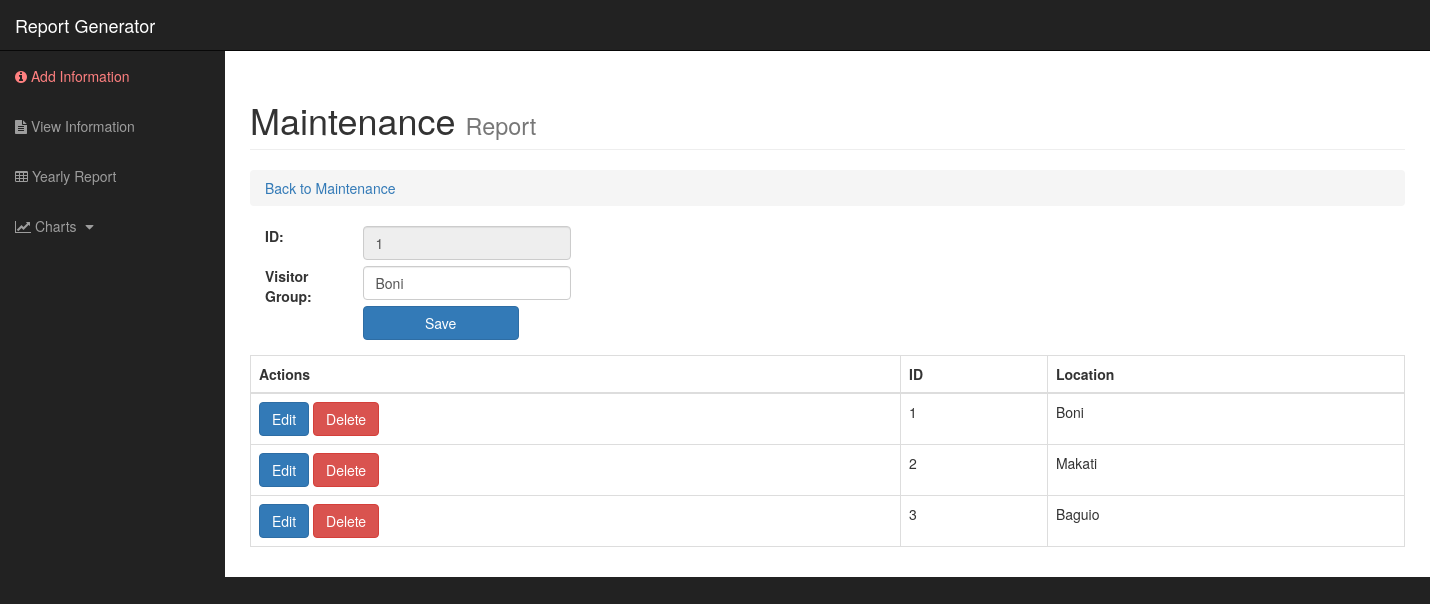
The app's page /user/maintenance/location_update.php?id=1 with its own data.
### tables this page shows
CREATE TABLE `tbllocation` (
  `LocationID` int(20) NOT NULL,
  `LocationName` varchar(50) NOT NULL,
  `LocationCTR` int(20) NOT NULL,
  `LocationIsActive` tinyint(1) NOT NULL
);

### user/maintenance/location_update.php (the view, shortened to what this page needs)
<?php
require_once('../../database/config.php');
?>
<!DOCTYPE html>
<html lang="en">
<head>
	<link href="../../css/bootstrap.min.css" rel="stylesheet">
	<link href="../../css/sb-admin.css" rel="stylesheet">
	<link href="../../font-awesome/css/font-awesome.min.css" rel="stylesheet" type="text/css">
</head>
<body>
	<form method="post">
		<div id="wrapper">
			<nav class="navbar navbar-inverse navbar-fixed-top" role="navigation">
				<div class="navbar-header">
					<a class="navbar-brand" href="../index.php">Report Generator</a>
				</div>
				<div class="collapse navbar-collapse navbar-ex1-collapse">
					<ul class="nav navbar-nav side-nav">
						<li >
							<a style="color:#ff8080!important" href="../index.php"> <i class="fa fa-info-circle" aria-hidden="true"></i> Add Information</a>
						</li>
						<li>
							<a href="../view_info.php"> <i class="fa fa-file-text" aria-hidden="true"></i> View Information </a>
						</li>
						<li>
							<a href="../tables/visit_reports.php"><i class="fa fa-table" aria-hidden="true"></i> Yearly Report</a>
						</li>
						<li>
							<a href="javascript:;" data-toggle="collapse" data-target="#demo"><i class="fa fa-line-chart" aria-hidden="true"></i> Charts <i class="fa fa-fw fa-caret-down"></i></a>
						</li>
					</ul>
				</div>
			</nav>
			<div id="page-wrapper">
				<div class="container-fluid">
					<div class="row">
						<div class="col-lg-12">
							<h1 class="page-header">
								Maintenance
								<small>Report</small>
							</h1>
							<ol class="breadcrumb">
								<li class="active">
									<a href="../index.php"> Back to Maintenance </a>
								</li>
							</ol>
						</div>
					</div>
					<?php
					$id = $_GET['id'];
					if(isset($id)){
						$sql = "SELECT * FROM ict_database.tbllocation WHERE LocationID='$id' AND LocationIsActive = 1";
						$query = mysqli_query($conn,$sql);
						$data=mysqli_fetch_array($query);
						?>
						<div class="container form-group" >
							<div class="row">
								<div class="col-xs-1">
									<label>ID: &nbsp;</label>
								</div>
								<div class="col-xs-11">
									<input name ="txtIdLoc" class="form-control" type="text" style="width:20%" value="<?php echo $data['LocationID']?>"  readonly>
								</div>
								<br><br>
								<div class="col-xs-1">
									<label>Visitor Group: &nbsp;</label>
								</div>
								<div class="col-xs-11">
									<input name="txtNameLoc" class="form-control disabled" type="text" style="width:20%" value="<?php echo $data['LocationName']?>">
								</div><br><br>
								<div class="col-xs-11 offset col-xs-.5">
									<input class="btn btn-primary" style="width:15%!important;" name="btnSubmit" id="btnSubmit" value="Save" type="submit">
								</div>
							</div>
						</div>
						<?php
					}
					else{
						echo "<script>location.href='location.php'</script>";
					}
					?>
					<div class="table-responsive">
						<table class="table table-bordered table-hover">
							<thead>
								<tr>
									<th>Actions</th>
									<th>ID</th>
									<th>Location</th>
								</tr>
							</thead>
							<tbody>
								<?php
								$sql = "SELECT * FROM ict_database.tbllocation WHERE LocationIsActive = 1";
								$query = mysqli_query($conn,$sql);
								while($row=mysqli_fetch_array($query)){
									?>
									<tr>
										<td><a href="location_update.php?id=	<?php echo $row['LocationID']?>" class="btn btn-primary"> Edit</a>
											<a name="btnDelete" onclick="return confirm('Delete Data?')" href="location.php?del= <?php echo $row['LocationID']?>" class="btn btn-danger" >Delete</a>
										</td>
										<td><?php echo $row['LocationID']?></td>
										<td><?php echo $row['LocationName']?></td>
									</tr>
									<?php
								}
								?>
							</tbody>
						</table>
					</div>
				</div>
			</div>
		</div>
	</form>
</body>
</html>

### css/sb-admin.css (style rules this page uses)
body { margin-top: 100px; background-color: #222; }
@media (min-width:768px) { body { margin-top: 50px; } }
#wrapper { padding-left: 0; }
#page-wrapper { width: 100%; padding: 0; background-color: #fff; }
@media (min-width:768px) { #wrapper { padding-left: 225px; } }
@media (min-width:768px) { #page-wrapper { padding: 10px; } }
@media (min-width:768px) { .side-nav { position: fixed; top: 51px; left: 225px; width: 225px; margin-left: -225px; border: none; border-radius: 0; overflow-y: auto; background-color: #222; bottom: 0; overflow-x: hidden; padding-bottom: 40px; } }
@media (min-width:768px) { .side-nav>li>a { width: 225px; } }

### user/maintenance/location_update.php (style rules this page uses)
body { overflow-x:hidden; }

### records on screen
tbllocation: txtIdLoc "1", txtNameLoc "Boni", LocationID "1", LocationName "Boni"
tbllocation: LocationID "2", LocationName "Makati"
tbllocation: LocationID "3", LocationName "Baguio"
